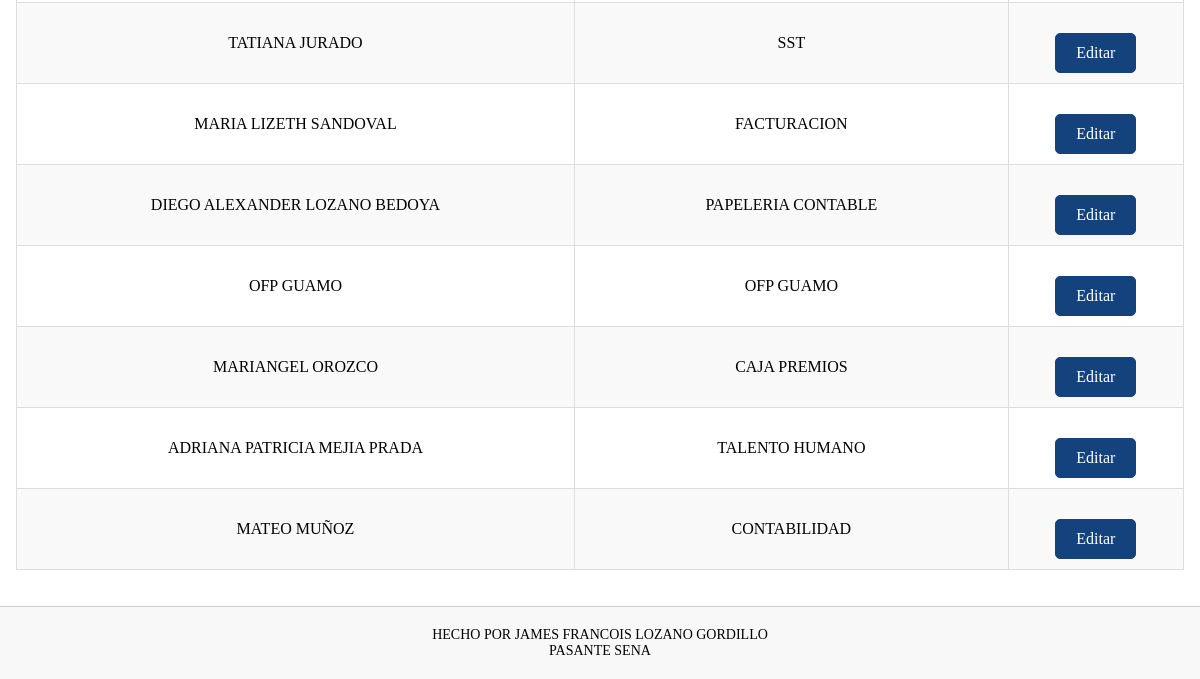
The page /buscar_Persona/ (lower part) on the database as committed earlier.
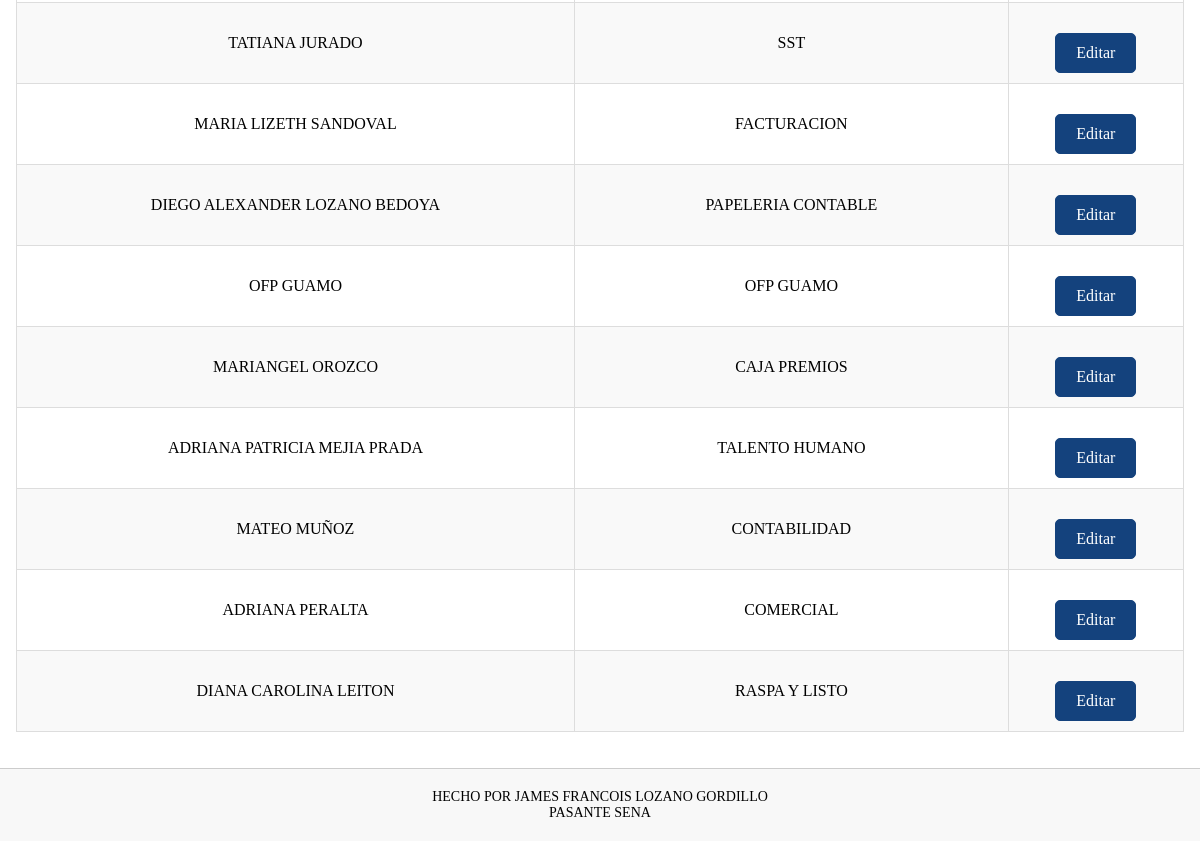
The same page on the database as committed later.
### Datos/models.py (models this page shows, shortened)
class Persona(models.Model):
    nombre = models.CharField(max_length=100)
    firma = models.ImageField(upload_to='firmas/')
    area = models.ForeignKey(Area, on_delete=models.SET_NULL, null=True, blank=True)

class Area(models.Model):
    nombre = models.CharField(max_length=50)
    def __str__(self) -> str:
        return self.nombre

### Datos/views.py (the view)
# urls.py: path('buscar_Persona/', views.buscar_Persona, name='buscar_Persona'),
def buscar_Persona(request):
    query = request.GET.get('q', '')
    personas = Persona.objects.all()
    if query:
        personas = personas.filter(
            Q(nombre__icontains=query) |
            Q(area__nombre__icontains=query)
        )
    return render(request, 'vista/lista_personas.html', {'producto': personas})

### Datos/templates/vista/lista_personas.html (shortened to what this page needs)
{% extends 'layouts/base.html' %}
{% block content %}
<br>
<br>
{% load static %}
<!DOCTYPE html>
<html lang="es">
<head>
    <link rel="stylesheet" type="text/css" href="{% static 'CSS/ALL.css' %}">
</head>
<body>
    <br>
    <br>
    <table border="1">
        <tbody>
            {% for item in producto %}
            <tr>
                <td>{{ item.nombre }}</td>
                <td>{{ item.area }}</td>
                <td>
                    <a href="{% url 'Editar_Persona' item.id %}" class="btn">Editar</a>
                </td>
            </tr>
            {% empty %}
            <tr>
                <td colspan="3">No se encontraron resultados.</td>
            </tr>
            {% endfor %}
        </tbody>
    </table>
</body>
</html>
{% endblock %}

Rows that differ between the two databases and show on the page:
added Persona: nombre "ADRIANA PERALTA", area "COMERCIAL"
added Persona: nombre "DIANA CAROLINA LEITON", area "RASPA Y LISTO"
